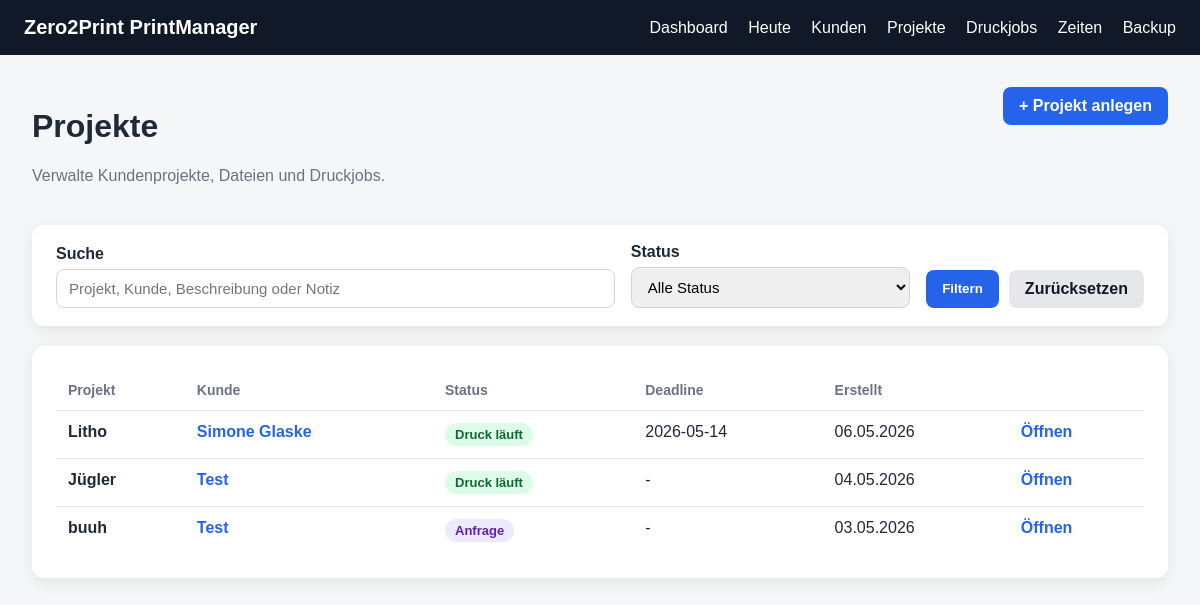
The app's page /projects with its own data.
### app/models.py (models this page shows)
class Project(Base):
    __tablename__ = "projects"
    id = Column(Integer, primary_key=True, index=True)
    customer_id = Column(Integer, ForeignKey("customers.id"), nullable=False)
    name = Column(String, nullable=False)
    description = Column(Text, nullable=True)
    status = Column(String, default="Anfrage")
    deadline = Column(String, nullable=True)
    note = Column(Text, nullable=True)
    created_at = Column(DateTime, default=datetime.utcnow)
    customer = relationship("Customer", back_populates="projects")
    files = relationship(
        "ProjectFile",
        back_populates="project",
        cascade="all, delete-orphan"
    )
    print_jobs = relationship(
        "PrintJob",
        back_populates="project",
        cascade="all, delete-orphan"
    )
    time_entries = relationship(
        "TimeEntry",
        back_populates="project",
        cascade="all, delete-orphan"
    )

class Customer(Base):
    __tablename__ = "customers"
    id = Column(Integer, primary_key=True, index=True)
    name = Column(String, nullable=False)
    email = Column(String, nullable=True)
    phone = Column(String, nullable=True)
    note = Column(Text, nullable=True)
    created_at = Column(DateTime, default=datetime.utcnow)
    projects = relationship(
        "Project",
        back_populates="customer",
        cascade="all, delete-orphan"
    )

### app/routes/projects.py (the view)
@router.get("")
def projects_index(
    request: Request,
    q: str = Query(default=""),
    status: str = Query(default=""),
    db: Session = Depends(get_db)
):
    query = db.query(Project).join(Customer)
    search = q.strip()
    selected_status = status.strip()
    if search:
        query = query.filter(
            or_(
                Project.name.ilike(f"%{search}%"),
                Project.description.ilike(f"%{search}%"),
                Project.note.ilike(f"%{search}%"),
                Customer.name.ilike(f"%{search}%"),
            )
        )
    if selected_status:
        query = query.filter(Project.status == selected_status)
    projects = query.order_by(Project.created_at.desc()).all()
    return templates.TemplateResponse(
        request=request,
        name="projects.html",
        context={
            "title": "Projekte",
            "projects": projects,
            "q": search,
            "selected_status": selected_status,
            "statuses": PROJECT_STATUSES
        }
    )

### app/templates/projects.html (shortened to what this page needs)
{% extends "base.html" %}
{% block content %}
<div class="page-header">
    <div>
        <h1>Projekte</h1>
        <p class="muted">Verwalte Kundenprojekte, Dateien und Druckjobs.</p>
    </div>
    <a class="btn" href="/projects/new">+ Projekt anlegen</a>
</div>
<div class="filter-card">
    <form method="get" action="/projects" class="filter-form">
        <div class="filter-field">
            <label for="q">Suche</label>
            <input type="text" id="q" name="q" value="{{ q or '' }}" placeholder="Projekt, Kunde, Beschreibung oder Notiz">
        </div>
        <div class="filter-field">
            <label for="status">Status</label>
            <select id="status" name="status">
                <option value="">Alle Status</option>
            </select>
        </div>
        <div class="filter-actions">
            <button class="btn" type="submit">Filtern</button>
            <a class="btn-secondary" href="/projects">Zurücksetzen</a>
        </div>
    </form>
</div>
{% if projects %}
<div class="table-card">
    <table>
        <thead>
            <tr>
                <th>Projekt</th>
                <th>Kunde</th>
                <th>Status</th>
                <th>Deadline</th>
                <th>Erstellt</th>
                <th></th>
            </tr>
        </thead>
        <tbody>
            {% for project in projects %}
            <tr>
                <td><strong>{{ project.name }}</strong></td>
                <td>
                    <a class="link-btn" href="/customers/{{ project.customer.id }}">
                        {{ project.customer.name }}
                    </a>
                </td>
                <td>
                    <span class="status-pill {{ status_class(project.status) }}">
                        {{ project.status }}
                    </span>
                </td>
                <td>{{ project.deadline or "-" }}</td>
                <td>{{ project.created_at.strftime("%d.%m.%Y") }}</td>
                <td>
                    <a class="link-btn" href="/projects/{{ project.id }}">Öffnen</a>
                </td>
            </tr>
            {% endfor %}
        </tbody>
    </table>
</div>
{% else %}
<div class="empty-state">
    <h2>Keine Projekte gefunden</h2>
    <p>Lege ein Projekt an oder ändere deine Filter.</p>
    <a class="btn" href="/projects/new">Projekt anlegen</a>
</div>
{% endif %}
{% endblock %}

### app/static/style.css (style rules this page uses)
* { box-sizing: border-box; }
body { margin: 0; font-family: Arial, sans-serif; background: #f4f6f8; color: #1f2937; }
.btn { display: inline-block; border: none; background: #2563eb; color: white; padding: 10px 16px; border-radius: 8px; cursor: pointer; font-weight: bold; margin-top: 0; text-decoration: none; font-family: inherit; }
.page-header { display: flex; justify-content: space-between; align-items: flex-start; margin-bottom: 24px; gap: 16px; }
.muted { color: #6b7280; }
.table-card, .form-card, .empty-state { background: white; border-radius: 12px; padding: 24px; box-shadow: 0 4px 16px rgba(0,0,0,0.08); overflow-x: auto; }
table { width: 100%; border-collapse: collapse; }
th { text-align: left; color: #6b7280; font-size: 14px; border-bottom: 1px solid #e5e7eb; padding: 12px; }
td { border-bottom: 1px solid #e5e7eb; padding: 12px; vertical-align: top; }
tr:last-child td { border-bottom: none; }
.link-btn { color: #2563eb; text-decoration: none; font-weight: bold; }
label { display: block; font-weight: bold; margin-bottom: 6px; }
input, textarea, select { width: 100%; padding: 10px 12px; border: 1px solid #d1d5db; border-radius: 8px; font-size: 15px; font-family: inherit; }
.btn-secondary { display: inline-block; background: #e5e7eb; color: #111827; padding: 10px 16px; border-radius: 8px; text-decoration: none; font-weight: bold; font-family: inherit; }
.filter-card { background: white; border-radius: 12px; padding: 18px 24px; box-shadow: 0 4px 16px rgba(0,0,0,0.08); margin-bottom: 20px; }
.filter-form { display: grid; grid-template-columns: 2fr 1fr auto; gap: 16px; align-items: end; }
.filter-field label { display: block; font-weight: bold; margin-bottom: 6px; }
.filter-actions { display: flex; gap: 10px; }
.status-pill { display: inline-block; padding: 4px 10px; border-radius: 999px; font-size: 13px; font-weight: bold; white-space: nowrap; }
.status-request { background: #ede9fe; color: #5b21b6; }
.status-running { background: #dcfce7; color: #166534; }

### records on screen
Project: name "Litho", customer.name "Simone Glaske", status "Druck läuft", deadline "2026-05-14", created_at "06.05.2026"
Project: name "Jügler", customer.name "Test", status "Druck läuft", deadline "-", created_at "04.05.2026"
Project: name "buuh", customer.name "Test", status "Anfrage", deadline "-", created_at "03.05.2026"
